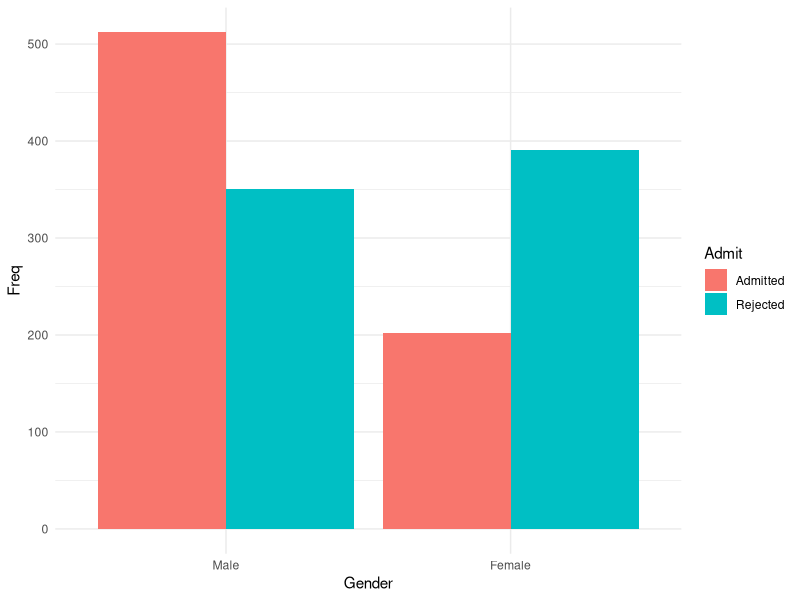
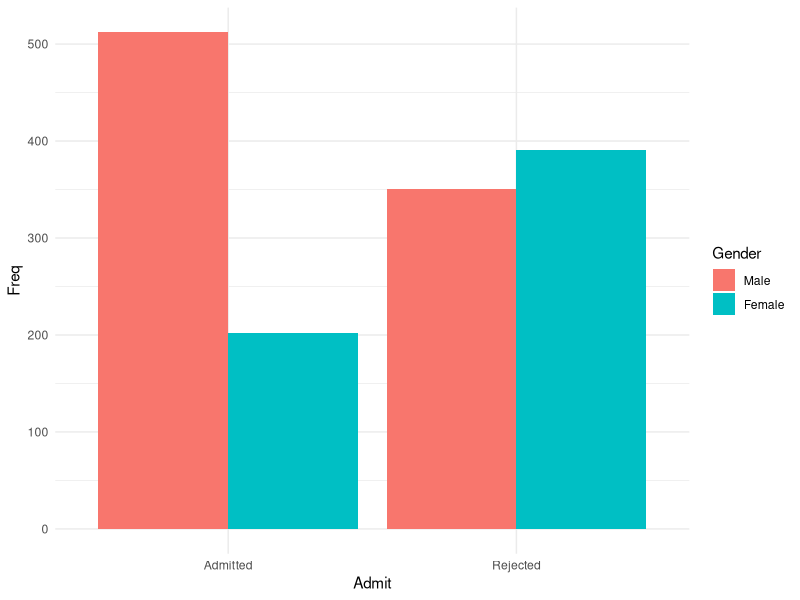
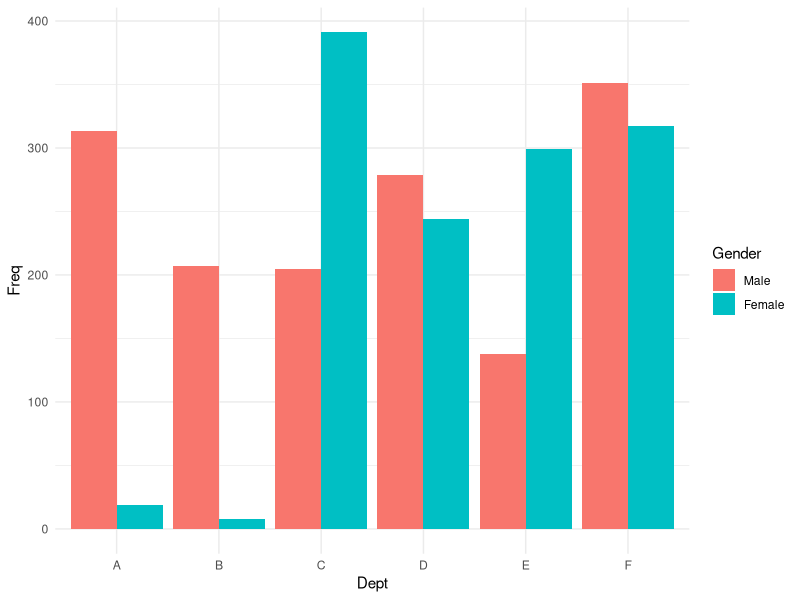
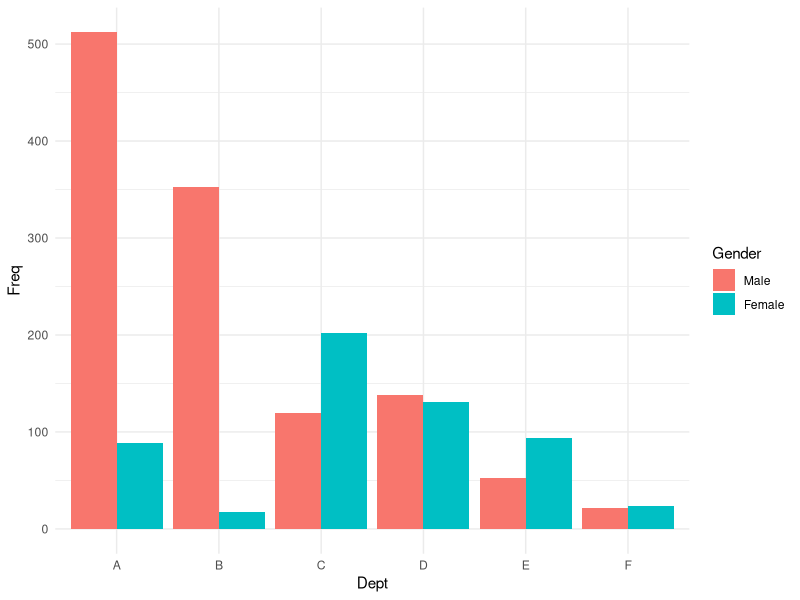
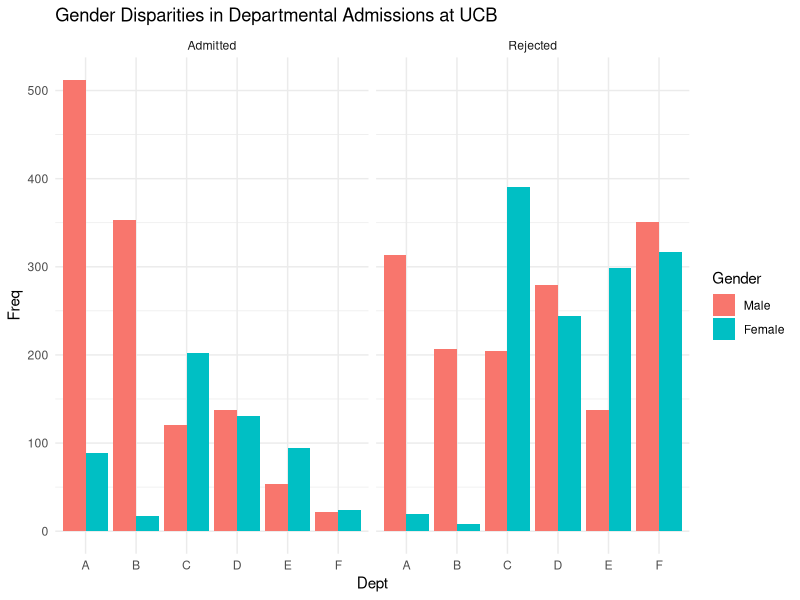
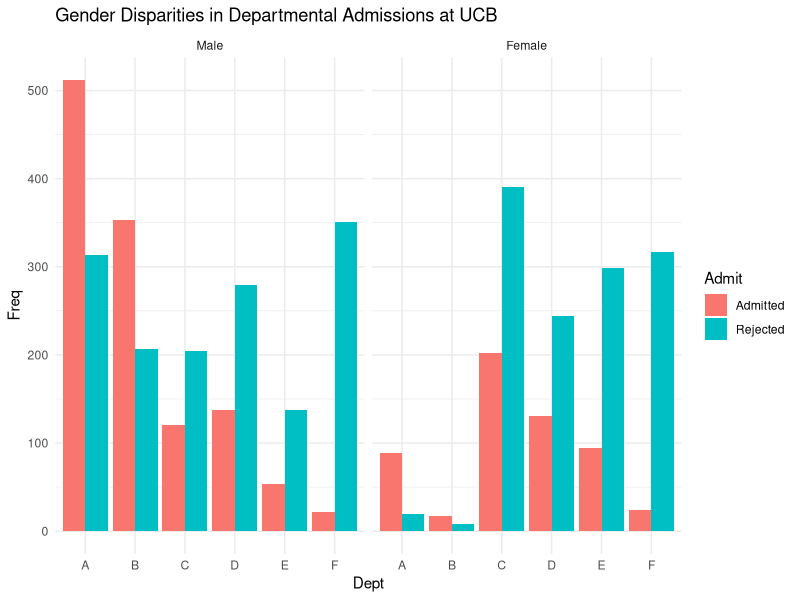
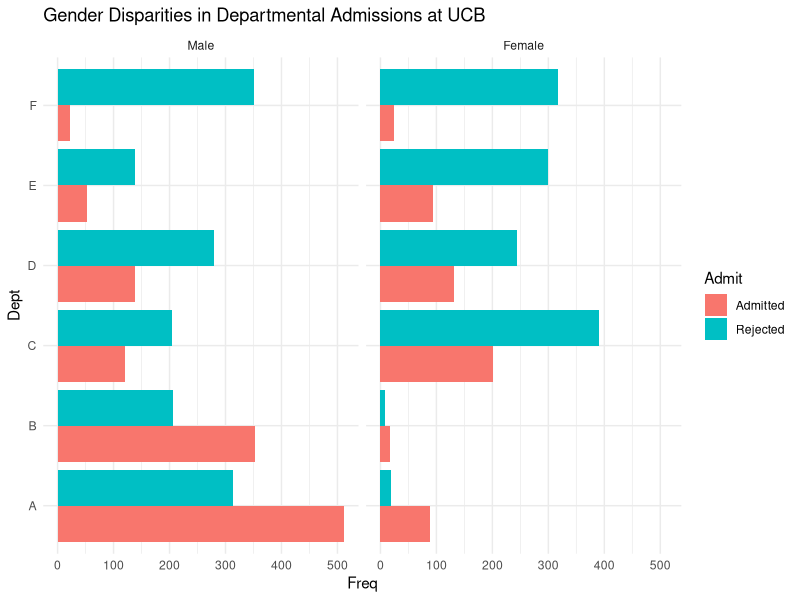
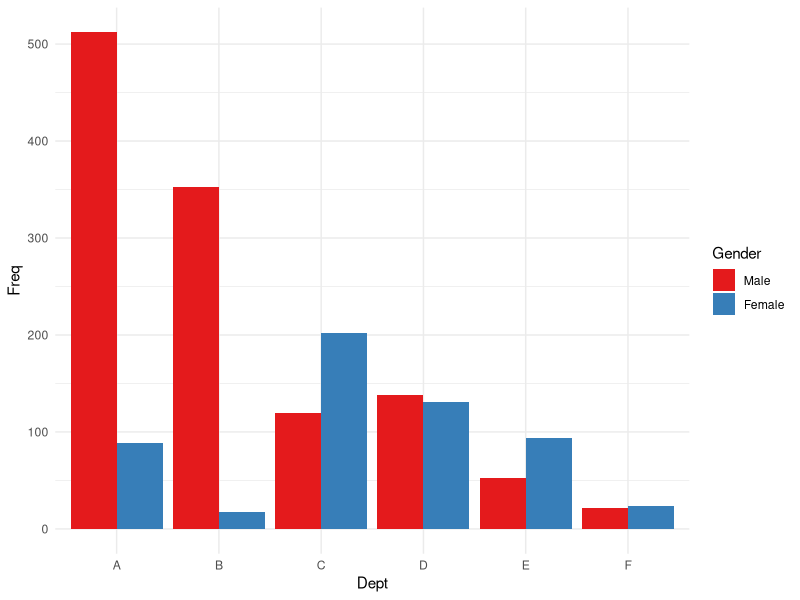

These charts were generated, in order, by the following R code:
## ---- chunk 1
knitr::opts_chunk$set(echo = TRUE)
## ---- chunk 2
library(ggplot2)
library(ggthemes)
library(tidyverse)

d<- as.data.frame(UCBAdmissions)# chose to use built-in R dataframes
head(d) 

# i think this data set is best represented by a group bar charts

# I first looked at Admissions by gender
groupbar <- ggplot(d) +
  geom_bar(aes(x = Gender, y = Freq, fill = Admit), stat = "identity", position = "dodge") +
  theme_minimal() 
print(groupbar)

## ---- chunk 3
groupbar2 <- ggplot(d) +
  geom_bar(aes(x = Admit, y = Freq, fill = Gender), stat = "identity", position = "dodge") +
  theme_minimal() 
print(groupbar2)
## ---- chunk 4
# I then decided to just look at rejection rates by gender

d1<-filter(d, Admit=="Rejected")
d1<-as.data.frame(d1)
print(d1)

d2<-filter(d, Admit=="Admitted")
d2<- as.data.frame(d2)
print(d2) # I also looked at admission rates within departments by gender 

## ---- chunk 5

groupbar3 <- ggplot(d1) +
  geom_bar(aes(x = Dept, y = Freq, fill = Gender), stat = "identity", position = "dodge") +
  theme_minimal() 
print(groupbar3)

groupbar4 <- ggplot(d2) +
  geom_bar(aes(x = Dept, y = Freq, fill = Gender), stat = "identity", position = "dodge") +
  theme_minimal() 
print(groupbar4)

## ---- chunk 6
groupbar5 <- ggplot(d) +
  geom_bar(aes(x = Dept, y = Freq, fill = Gender), stat = "identity", position = "dodge") + ggtitle("Gender Disparities in Departmental Admissions at UCB") + facet_wrap(~Admit) + theme_minimal() 
print(groupbar5)

## ---- chunk 7
groupbar6 <- ggplot(d) +
  geom_bar(aes(x = Dept, y = Freq, fill = Admit), stat = "identity", position = "dodge") + ggtitle("Gender Disparities in Departmental Admissions at UCB") + facet_wrap(~Gender) + theme_minimal() 
print(groupbar6)

## ---- chunk 8
groupbar7 <- ggplot(d) +
  geom_bar(aes(x = Dept, y = Freq, fill = Admit), stat = "identity", position = "dodge") + ggtitle("Gender Disparities in Departmental Admissions at UCB") + facet_wrap(~Gender) + theme_minimal() + coord_flip() 
print(groupbar7)
## ---- chunk 9
groupbar8 <- ggplot(d2) +
  geom_bar(aes(x = Dept, y = Freq, fill = Gender), stat = "identity", position = "dodge") + scale_fill_brewer(palette = "Set1") + theme_minimal()

print(groupbar8)

## ---- chunk 10
groupbar9 <- ggplot(d2) +
  geom_bar(aes(x = Dept, y = Freq, fill = Gender), stat = "identity", position = "dodge") + scale_fill_grey(start = 0.25, end = 0.75) + theme_minimal()

print(groupbar9)

## ---- chunk 11
groupbar10 <- ggplot(d2) +
  geom_bar(aes(x = Dept, y = Freq, fill = Gender), stat = "identity", position = "dodge") + scale_fill_manual(values = c("brown", "blue") ) +
 theme_minimal()
print(groupbar10)

## ---- chunk 12
#Removing Grid lines
groupbar11 <- ggplot(d2) +
  geom_bar(aes(x = Dept, y = Freq, fill = Gender), stat = "identity", position = "dodge") + scale_fill_manual(values = c("brown", "blue") ) +
 theme_minimal() + theme(
    panel.grid.major = element_blank(),
    panel.grid.minor = element_blank())
print(groupbar11)
